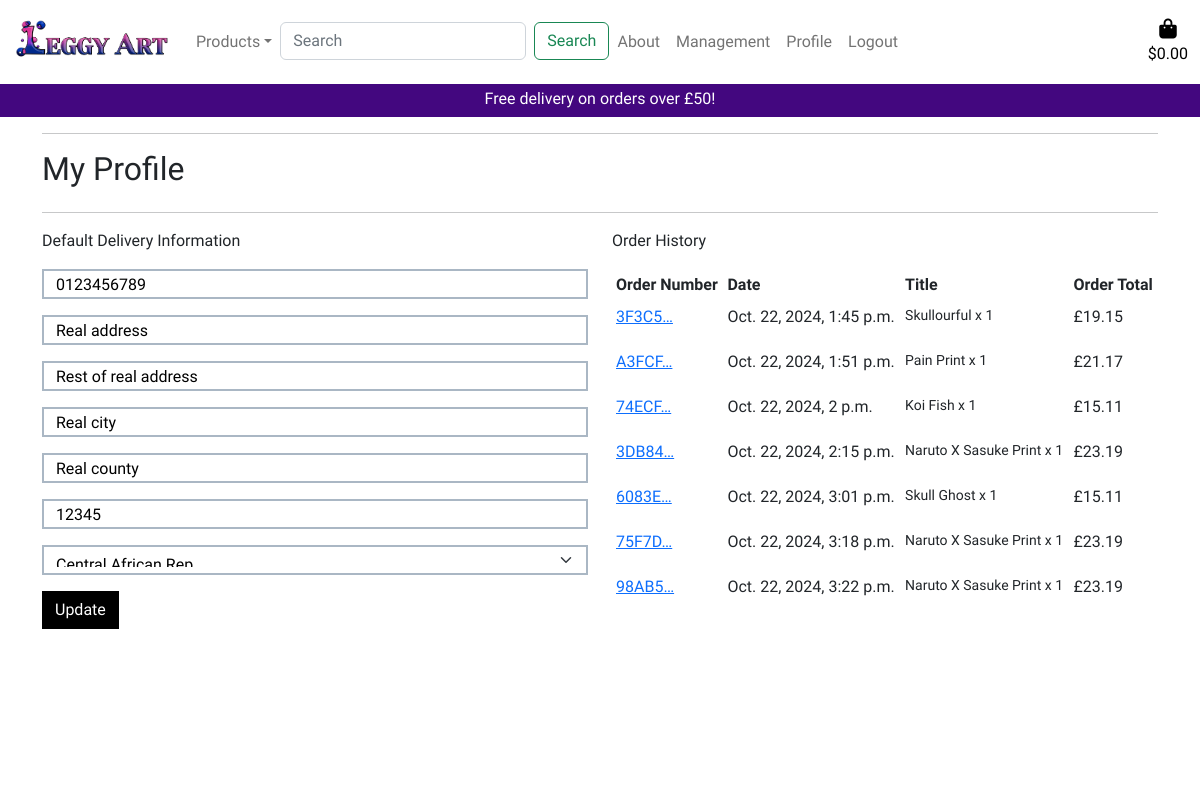
/accounts/profile/ (signed in), run on the app's committed database.
### profiles/models.py (models this page shows, shortened)
class UserProfile(models.Model):
    user = models.OneToOneField(User, on_delete=models.CASCADE)
    default_phone_number = models.CharField(max_length=20, null=True, blank=True)
    default_street_address1 = models.CharField(max_length=80, null=True, blank=True)
    default_street_address2 = models.CharField(max_length=80, null=True, blank=True)
    default_town_or_city = models.CharField(max_length=40, null=True, blank=True)
    default_county = models.CharField(max_length=80, null=True, blank=True)
    default_postcode = models.CharField(max_length=20, null=True, blank=True)
    default_country = CountryField(blank_label='Country', null=True, blank=True)

### checkout/models.py (models this page shows, shortened)
class Order(models.Model):
    order_number = models.CharField(max_length=32, null=False, editable=False)
    user_profile = models.ForeignKey(UserProfile, on_delete=models.SET_NULL, null=True, blank=True, related_name='orders')
    full_name = models.CharField(max_length=50, null=False, blank=False)
    email = models.EmailField(max_length=254, null=False, blank=False)
    phone_number = models.CharField(max_length=20, null=False, blank=False)
    country = CountryField(blank_label='Country *', null=False, blank=False)
    postcode = models.CharField(max_length=20, null=True, blank=True)
    town_or_city = models.CharField(max_length=40, null=False, blank=False)
    street_address1 = models.CharField(max_length=80, null=False, blank=False)
    street_address2 = models.CharField(max_length=80, null=True, blank=True)
    county = models.CharField(max_length=80, null=True, blank=True)
    date = models.DateTimeField(auto_now_add=True)
    delivery_cost = models.DecimalField(max_digits=6, decimal_places=2, null=False, default=0)
    order_total = models.DecimalField(max_digits=10, decimal_places=2, null=False, default=0)
    grand_total = models.DecimalField(max_digits=10, decimal_places=2, null=False, default=0)
    original_basket = models.TextField(null=False, blank=False, default='')
    stripe_pid = models.CharField(max_length=254, null=False, blank=False, default='')

class OrderLineItem(models.Model):
    order = models.ForeignKey(Order, null=False, blank=False, on_delete=models.CASCADE, related_name='lineitems')
    product = models.ForeignKey(Print, null=False, blank=False, on_delete=models.CASCADE)
    quantity = models.IntegerField(null=False, blank=False, default=0)
    lineitem_total = models.DecimalField(max_digits=6, decimal_places=2, null=False, blank=False, editable=False)

### products/models.py (models this page shows, shortened)
class Print(models.Model):
    ORIENTATION_CHOICES = [
        ('L', 'Landscape'),
        ('P', 'Portrait'),
        ('S', 'Square'),
    ]
    category = models.ForeignKey('Category', null=True, blank=True, on_delete=models.SET_NULL)
    sku = models.CharField(max_length=254, null=True, blank=True)
    name = models.CharField(max_length=254)
    description = models.TextField()
    price = models.DecimalField(max_digits=6, decimal_places=2)
    orientation = models.CharField(max_length=1, choices=ORIENTATION_CHOICES, default='S')
    rating = models.DecimalField(max_digits=6, decimal_places=2, null=True, blank=True)
    image_1_path = models.CharField(max_length=1024, default='No Image')
    image_1 = models.ImageField(default='No Image')
    image_2_path = models.CharField(max_length=1024, default='No Image')
    image_2 = models.ImageField(default='No Image')

### profiles/views.py (the view)
# urls.py: path('accounts/profile/', include('profiles.urls')),
@login_required
def profile(request):
    profile = get_object_or_404(UserProfile, user=request.user)
    if request.method == 'POST':
        form = UserProfileForm(request.POST, instance=profile)
        if form.is_valid:
            form.save()
            messages.succes(request, 'Profile update complete')
        else:
            messages.error(request, 'Update failed. Please ensure the form is valid')
    else:
        form = UserProfileForm(instance=profile)
    orders = profile.orders.all()
    template = 'profiles/profile.html'
    context = {
        'form': form,
        'orders': orders,
        'on_profile_page': True,
    }
    return render(request, template, context)

### profiles/forms.py
class UserProfileForm(forms.ModelForm):
    class Meta:
        model = UserProfile
        exclude = ('user',)
    def __init__(self, *args, **kwargs):
        super().__init__(*args, **kwargs)
        placeholders = {
            'default_phone_number': 'Phone Number',
            'default_postcode': 'Postal Code',
            'default_town_or_city': 'Town or City',
            'default_street_address1': 'Street Address 1',
            'default_street_address2': 'Street Address 2',
            'default_county': 'County, State or Locality',
        }
        self.fields['default_phone_number'].widget.attrs['autofocus'] = True
        for field in self.fields:
            if field != 'default_country':
                if self.fields[field].required:
                    placeholder = f'{placeholders[field]} *'
                else:
                    placeholder = placeholders[field]
                self.fields[field].widget.attrs['placeholder'] = placeholder
            self.fields[field].widget.attrs['class'] = 'border-black rounded-0 profile-form-input'
            self.fields[field].label = False

### basket/contexts.py (called while the page is built, shortened)
def basket_contents(request):
    basket_items = []
    total = 0
    basket = request.session.get('basket', {})
    product_count = len(basket_items)
    if total < settings.FREE_DELIVERY_THRESHOLD and total != 0:
        delivery = Decimal(settings.BASELINE_DELIVERY_FEE + (total * settings.EXTRA_DELIVERY_PERCENTAGE) / 100)
        free_delivery_delta = settings.FREE_DELIVERY_THRESHOLD - total
    else:
        delivery = 0
        free_delivery_delta = 0
    grand_total = delivery + total
    context = {
        'basket_items': basket_items,
        'product_count': product_count,
        'total': total,
        'delivery': delivery,
        'free_delivery_delta': free_delivery_delta,
        'free_delivery_threshold': settings.FREE_DELIVERY_THRESHOLD,
        'grand_total': grand_total,
    }
    return context

### profiles/templates/profiles/profile.html (shortened to what this page needs)
{% extends "base.html" %}
{% load static %}
{% block extra_css %}
    <link rel="stylesheet" href="{% static 'profiles/css/profile.css' %}">
{% endblock %}
{% block content %}
    <div class="overlay"></div>
    <div class="container">
        <div class="row">
            <div class="col">
                <hr>
                <h2 class="logo-font mb-4">My Profile</h2>
                <hr>
            </div>
        </div>
        <div class="row">
            <div class="col">
                <p>Default Delivery Information</p>
                <form class="mt-3" action="{% url 'profile' %}" method="POST" id="profile-update-form">
                    {{ form|crispy }}
                    <button class="btn btn-black rounded-0 text-uppercase-float-right">Update</button>
                </form>
            </div>
            <div class="col-12 col-lg-6">
                <p>Order History</p>
                <div class="order-history table-responsive">
                    <table class="table table-sm table-borderless">
                        <thead>
                            <tr>
                                <th>Order Number</th>
                                <th>Date</th>
                                <th>Title</th>
                                <th>Order Total</th>
                            </tr>
                            <tbody>
                                {% for order in orders %}
                                    <tr>
                                        <td>
                                            <a href="{% url 'order_history' order.order_number %}"
                                            title="{{ order.order_number }}">
                                                {{ order.order_number|truncatechars:6 }}
                                            </a>
                                        </td>
                                        <td>{{ order.date }}</td>
                                        <td>
                                            <ul class="list-unstyled">
                                                {% for item in order.lineitems.all %}
                                                    <li class="small">
                                                        {{ item.product.name }} x {{ item.quantity }}
                                                    </li>
                                                {% endfor %}
                                            </ul>
                                        </td>
                                        <td>£{{ order.grand_total }}</td>
                                    </tr>
                                {% endfor %}
                            </tbody>
                        </thead>
                    </table>
                </div>
            </div>
        </div>
    </div>
{% endblock %}

### static/css/base.css (style rules this page uses)
html { width: 100%; height: 100%; overflow-y: visible; overflow-x: hidden; }
body { background: url('/media/hero_img_sm.png') no-repeat 0px 104px; background-size: contain; font-family: "Yeseva One", serif; font-style: normal; }
.overlay { height: 100%; width: 100%; background: #ffffff; top: 0; left: 0; position: fixed; z-index: -1; }
.btn-black { background: black; color: white; }
@media (min-width: 576px) { body { background: url('/media/hero_img_sm.png') no-repeat 0px 104px; background-size: contain; font-family: "Yeseva One", serif; font-style: normal; overflow: auto; } }
@media (min-width: 768px) { body { background: url('/media/hero_img_md.png') no-repeat 0px 50px; background-size: contain; font-family: "Yeseva One", serif; font-style: normal; overflow: auto; } }
@media (min-width: 992px) { body { background: url('/media/hero_img_md.png') no-repeat 0px 50px; background-size: contain; font-family: "Yeseva One", serif; font-style: normal; overflow: auto; } }

### profiles/static/profiles/css/profile.css (style rules this page uses)
#profile-update-form .form-control { color: #000; }
#profile-update-form input::placeholder { color: #aab7c4; }
#id_default_country, #id_default_country option:not(:first-child) { color: #000; }
.profile-form-input { width: 100%; border: 2px solid #aab7c4; margin: 6px 0 6px; height: 30px; }
.order-history { height: 371.33px; overflow: auto; }

### data on the page
UserProfile: default_phone_number "0123456789", default_street_address1 "Real address", default_street_address2 "Rest of real address", default_town_or_city "Real city", default_county "Real county", default_postcode "12345", default_country "Central African Rep."
Order: order_number "3F3C5…", date "Oct. 22, 2024, 1:45 p.m.", grand_total "19.15"
OrderLineItem: product.name "Skullourful", quantity "1"
Order: order_number "A3FCF…", date "Oct. 22, 2024, 1:51 p.m.", grand_total "21.17"
OrderLineItem: product.name "Pain Print", quantity "1"
Order: order_number "74ECF…", date "Oct. 22, 2024, 2 p.m.", grand_total "15.11"
OrderLineItem: product.name "Koi Fish", quantity "1"
Order: order_number "3DB84…", date "Oct. 22, 2024, 2:15 p.m.", grand_total "23.19"
OrderLineItem: product.name "Naruto X Sasuke Print", quantity "1"
Order: order_number "6083E…", date "Oct. 22, 2024, 3:01 p.m.", grand_total "15.11"
OrderLineItem: product.name "Skull Ghost", quantity "1"
Order: order_number "75F7D…", date "Oct. 22, 2024, 3:18 p.m.", grand_total "23.19"
OrderLineItem: product.name "Naruto X Sasuke Print", quantity "1"
Order: order_number "98AB5…", date "Oct. 22, 2024, 3:22 p.m.", grand_total "23.19"
OrderLineItem: product.name "Naruto X Sasuke Print", quantity "1"

### other printed values
{{ free_delivery_threshold }} "50"
